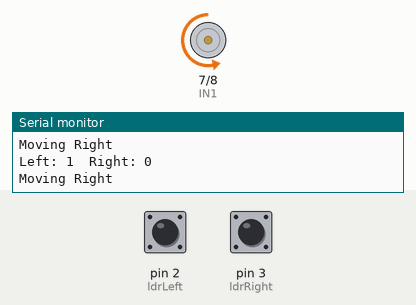
Recording of a sketch running on a simulated Arduino Uno, built with avr-gcc and run on an emulated ATmega328P. Shown: motor-driver pin pairs drawn as motors (green arrow = first pin HIGH = forward, orange = second pin HIGH = backward, longer = more drive, scaled by the enable pin), the last lines printed to the serial monitor. Inputs (shaded band) come from the test bench; at power-on: pin 2 (ldrLeft) HIGH, pin 3 (ldrRight) LOW.

Above: at 1.2 s.
1.3 s: pin 2 (ldrLeft) pulled LOW for 0.25 s
At 1.5 s:
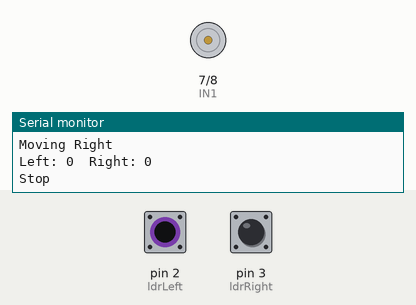
3.1 s: pin 2 (ldrLeft) pulled LOW for 3.2 s
At 7.0 s:
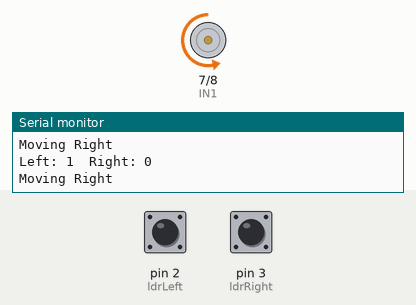
7.9 s: pin 3 (ldrRight) pulled HIGH for 3.2 s
At 8.4 s:
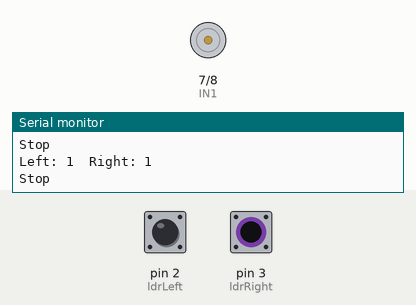
12.7 s: pin 2 (ldrLeft) driven LOW and pin 3 (ldrRight) driven HIGH
At 13.6 s:
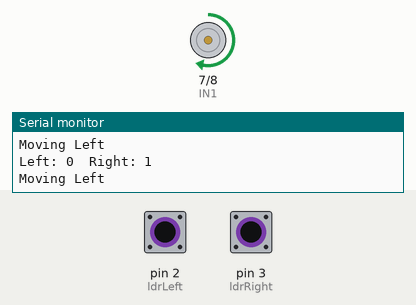
Timing chart, 0 to 15.3 s (numbered marks = the images above; inputs shaded):
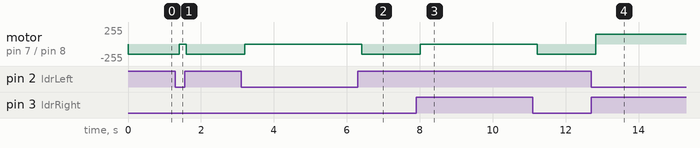

Measured:
- after the input at 1.3 s, motor on pin 7 (IN1) / pin 8 (IN2): backward 150/255 → stopped after 0.10 s, → backward 150/255 0.20 s later
- after the input at 3.1 s, motor on pin 7 (IN1) / pin 8 (IN2): backward 150/255 → stopped after 0.11 s, → backward 150/255 3.2 s later
- after the input at 7.9 s, motor on pin 7 (IN1) / pin 8 (IN2): backward 150/255 → stopped after 0.12 s, → backward 150/255 3.2 s later
- after the input at 12.7 s, motor on pin 7 (IN1) / pin 8 (IN2): backward 150/255 → forward 150/255 after 0.13 s

The sketch:

SOLAR_SUN_TRACKER_SINGLE_AXIS.ino
```cpp
// ==========================
// SOLAR TRACKER (DIGITAL LDR)
// ==========================

// Digital LDR pins
const int ldrLeft  = 2;
const int ldrRight = 3;

// L298N motor driver pins
const int ENA = 9;
const int IN1 = 7;
const int IN2 = 8;

int motorSpeed = 150;

void setup() {
  Serial.begin(9600);

  pinMode(ldrLeft, INPUT);
  pinMode(ldrRight, INPUT);

  pinMode(ENA, OUTPUT);
  pinMode(IN1, OUTPUT);
  pinMode(IN2, OUTPUT);

  stopMotor();
}

void loop() {
  int leftState  = digitalRead(ldrLeft);
  int rightState = digitalRead(ldrRight);

  Serial.print("Left: ");
  Serial.print(leftState);
  Serial.print("  Right: ");
  Serial.println(rightState);

  // Case 1: Left gets more light
  if (leftState == LOW && rightState == HIGH) {
    rotateLeft();
  }
  // Case 2: Right gets more light
  else if (leftState == HIGH && rightState == LOW) {
    rotateRight();
  }
  // Case 3: Both same (aligned or dark)
  else {
    stopMotor();
  }

  delay(200);
}

// ==========================
// FUNCTIONS
// ==========================

void rotateLeft() {
  analogWrite(ENA, motorSpeed);
  digitalWrite(IN1, HIGH);
  digitalWrite(IN2, LOW);
  Serial.println("Moving Left");
}

void rotateRight() {
  analogWrite(ENA, motorSpeed);
  digitalWrite(IN1, LOW);
  digitalWrite(IN2, HIGH);
  Serial.println("Moving Right");
}

void stopMotor() {
  analogWrite(ENA, 0);
  digitalWrite(IN1, LOW);
  digitalWrite(IN2, LOW);
  Serial.println("Stop");
}
```
